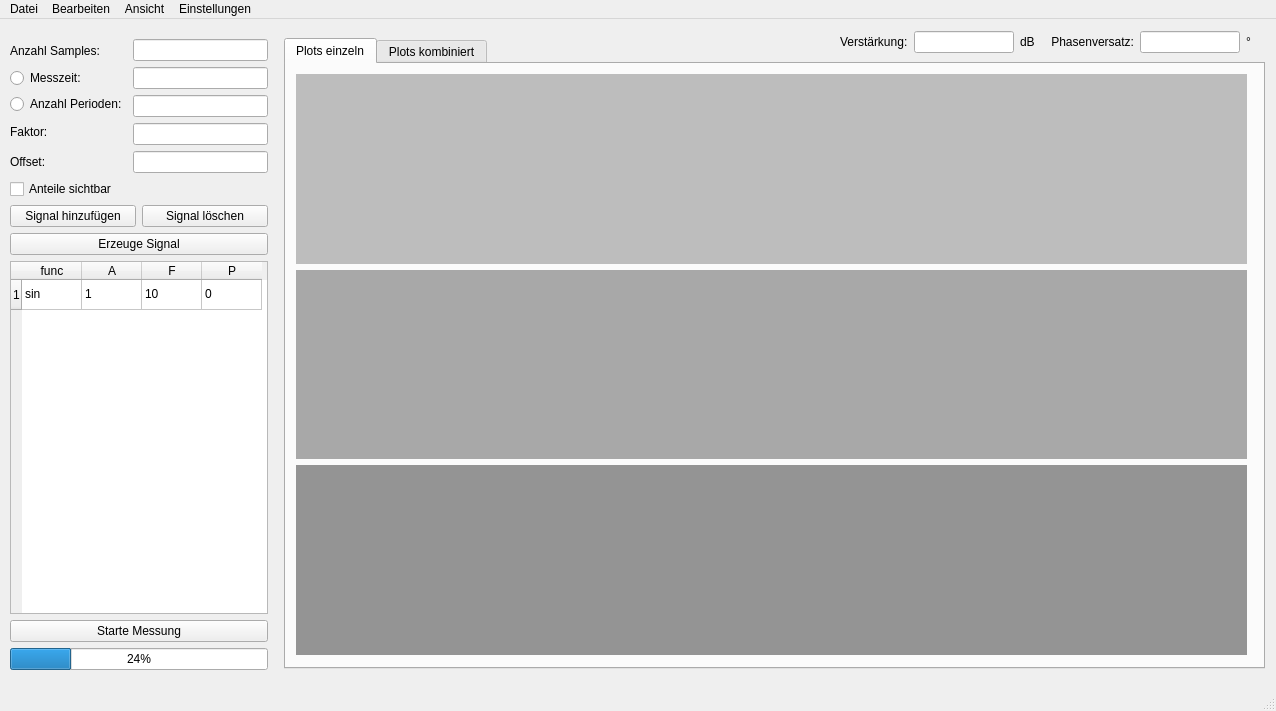
<?xml version="1.0" encoding="UTF-8"?>
<ui version="4.0">
 <class>MainWindow</class>
 <widget class="QMainWindow" name="MainWindow">
  <property name="geometry">
   <rect>
    <x>0</x>
    <y>0</y>
    <width>1276</width>
    <height>711</height>
   </rect>
  </property>
  <property name="windowTitle">
   <string>MainWindow</string>
  </property>
  <widget class="QWidget" name="centralwidget">
   <widget class="QWidget" name="verticalLayoutWidget">
    <property name="geometry">
     <rect>
      <x>10</x>
      <y>20</y>
      <width>258</width>
      <height>631</height>
     </rect>
    </property>
    <layout class="QVBoxLayout" name="verticalLayout_2">
     <item>
      <layout class="QHBoxLayout" name="horizontalLayout_7">
       <item>
        <layout class="QVBoxLayout" name="verticalLayout_5">
         <item>
          <widget class="QLabel" name="label">
           <property name="text">
            <string>Anzahl Samples:</string>
           </property>
          </widget>
         </item>
         <item>
          <widget class="QRadioButton" name="radioButton_t">
           <property name="text">
            <string>Messzeit:</string>
           </property>
          </widget>
         </item>
         <item>
          <widget class="QRadioButton" name="radioButton_n">
           <property name="text">
            <string>Anzahl Perioden:</string>
           </property>
          </widget>
         </item>
         <item>
          <widget class="QLabel" name="label_3">
           <property name="text">
            <string>Faktor:</string>
           </property>
          </widget>
         </item>
         <item>
          <widget class="QLabel" name="label_2">
           <property name="text">
            <string>Offset:</string>
           </property>
          </widget>
         </item>
        </layout>
       </item>
       <item>
        <layout class="QVBoxLayout" name="verticalLayout">
         <item>
          <widget class="QLineEdit" name="lineEdit_n_samp">
           <property name="toolTip">
            <string>Anzahl Samples des Signalgenerator in 2er Pozenten</string>
           </property>
          </widget>
         </item>
         <item>
          <widget class="QLineEdit" name="lineEdit_t_mess">
           <property name="toolTip">
            <string>Messzeit des gesammten Signals</string>
           </property>
          </widget>
         </item>
         <item>
          <widget class="QLineEdit" name="lineEdit_n_periods">
           <property name="toolTip">
            <string>Anzahl Perioden des ersten Signals</string>
           </property>
           <property name="text">
            <string/>
           </property>
          </widget>
         </item>
         <item>
          <widget class="QLineEdit" name="lineEdit_faktor">
           <property name="toolTip">
            <string>Faktor über das gesammte Signal</string>
           </property>
          </widget>
         </item>
         <item>
          <widget class="QLineEdit" name="lineEdit_offset">
           <property name="toolTip">
            <string>Offset des Signals in Volt</string>
           </property>
          </widget>
         </item>
        </layout>
       </item>
      </layout>
     </item>
     <item>
      <widget class="QCheckBox" name="checkBox_anteile">
       <property name="toolTip">
        <string>Zeigt die Anteile der Fourierreihe als Einzelplots</string>
       </property>
       <property name="text">
        <string>Anteile sichtbar</string>
       </property>
      </widget>
     </item>
     <item>
      <layout class="QHBoxLayout" name="horizontalLayout">
       <item>
        <widget class="QPushButton" name="btn_add_sig">
         <property name="toolTip">
          <string>Neues Signal zur Liste hinzufügen</string>
         </property>
         <property name="text">
          <string>Signal hinzufügen</string>
         </property>
        </widget>
       </item>
       <item>
        <widget class="QPushButton" name="btn_del_sig">
         <property name="toolTip">
          <string>Letztes Signal aus der Liste löschen</string>
         </property>
         <property name="text">
          <string>Signal löschen</string>
         </property>
        </widget>
       </item>
      </layout>
     </item>
     <item>
      <widget class="QPushButton" name="btn_make_sig">
       <property name="toolTip">
        <string>Fourierreihe erstellen und Signalsgenerator konfigurieren</string>
       </property>
       <property name="text">
        <string>Erzeuge Signal</string>
       </property>
      </widget>
     </item>
     <item>
      <widget class="QTableWidget" name="tableWidget">
       <property name="enabled">
        <bool>true</bool>
       </property>
       <property name="baseSize">
        <size>
         <width>0</width>
         <height>0</height>
        </size>
       </property>
       <property name="toolTip">
        <string>Funktionen in der Tabelle werden zur Fourierreihe addiert</string>
       </property>
       <property name="statusTip">
        <string>Mögliche Signale: sin, cos, square, triangle, rampup, rampdown</string>
       </property>
       <property name="iconSize">
        <size>
         <width>0</width>
         <height>0</height>
        </size>
       </property>
       <attribute name="horizontalHeaderDefaultSectionSize">
        <number>60</number>
       </attribute>
       <row>
        <property name="text">
         <string>1</string>
        </property>
       </row>
       <column>
        <property name="text">
         <string notr="true">func</string>
        </property>
       </column>
       <column>
        <property name="text">
         <string>A</string>
        </property>
       </column>
       <column>
        <property name="text">
         <string>F</string>
        </property>
       </column>
       <column>
        <property name="text">
         <string>P</string>
        </property>
       </column>
       <item row="0" column="0">
        <property name="text">
         <string>sin</string>
        </property>
       </item>
       <item row="0" column="1">
        <property name="text">
         <string>1</string>
        </property>
       </item>
       <item row="0" column="2">
        <property name="text">
         <string>10</string>
        </property>
       </item>
       <item row="0" column="3">
        <property name="text">
         <string>0</string>
        </property>
       </item>
      </widget>
     </item>
     <item>
      <widget class="QPushButton" name="btn_start">
       <property name="toolTip">
        <string>Signalgenerator und Osziloskop starten</string>
       </property>
       <property name="text">
        <string>Starte Messung</string>
       </property>
      </widget>
     </item>
     <item>
      <widget class="QProgressBar" name="progressBar">
       <property name="value">
        <number>24</number>
       </property>
      </widget>
     </item>
    </layout>
   </widget>
   <widget class="QTabWidget" name="tabWidget">
    <property name="geometry">
     <rect>
      <x>284</x>
      <y>19</y>
      <width>981</width>
      <height>631</height>
     </rect>
    </property>
    <property name="currentIndex">
     <number>0</number>
    </property>
    <widget class="QWidget" name="tab">
     <attribute name="title">
      <string>Plots einzeln</string>
     </attribute>
     <widget class="QWidget" name="verticalLayoutWidget_2">
      <property name="geometry">
       <rect>
        <x>10</x>
        <y>10</y>
        <width>951</width>
        <height>581</height>
       </rect>
      </property>
      <layout class="QVBoxLayout" name="verticalLayout_3">
       <item>
        <widget class="QWidget" name="widget_11" native="true">
         <property name="styleSheet">
          <string notr="true">background-color: rgb(189, 189, 189);</string>
         </property>
        </widget>
       </item>
       <item>
        <widget class="QWidget" name="widget_12" native="true">
         <property name="styleSheet">
          <string notr="true">background-color: rgb(168, 168, 168);</string>
         </property>
        </widget>
       </item>
       <item>
        <widget class="QWidget" name="widget_13" native="true">
         <property name="styleSheet">
          <string notr="true">background-color: rgb(148, 148, 148);</string>
         </property>
        </widget>
       </item>
      </layout>
     </widget>
    </widget>
    <widget class="QWidget" name="tab_2">
     <attribute name="title">
      <string>Plots kombiniert</string>
     </attribute>
     <widget class="QWidget" name="widget_21" native="true">
      <property name="geometry">
       <rect>
        <x>10</x>
        <y>10</y>
        <width>961</width>
        <height>381</height>
       </rect>
      </property>
      <property name="styleSheet">
       <string notr="true">background-color: rgb(189, 189, 189);</string>
      </property>
     </widget>
     <widget class="QWidget" name="widget_22" native="true">
      <property name="geometry">
       <rect>
        <x>10</x>
        <y>400</y>
        <width>961</width>
        <height>191</height>
       </rect>
      </property>
      <property name="styleSheet">
       <string notr="true">background-color: rgb(189, 189, 189);</string>
      </property>
     </widget>
    </widget>
   </widget>
   <widget class="QWidget" name="">
    <property name="geometry">
     <rect>
      <x>840</x>
      <y>10</y>
      <width>411</width>
      <height>26</height>
     </rect>
    </property>
    <layout class="QHBoxLayout" name="horizontalLayout_2">
     <item>
      <widget class="QLabel" name="label_4">
       <property name="text">
        <string>Verstärkung:</string>
       </property>
      </widget>
     </item>
     <item>
      <widget class="QLineEdit" name="lineEdit_verstaerkung"/>
     </item>
     <item>
      <widget class="QLabel" name="label_5">
       <property name="text">
        <string>dB     Phasenversatz:</string>
       </property>
      </widget>
     </item>
     <item>
      <widget class="QLineEdit" name="lineEdit_phase"/>
     </item>
     <item>
      <widget class="QLabel" name="label_6">
       <property name="text">
        <string>°</string>
       </property>
      </widget>
     </item>
    </layout>
   </widget>
  </widget>
  <widget class="QMenuBar" name="menubar">
   <property name="geometry">
    <rect>
     <x>0</x>
     <y>0</y>
     <width>1276</width>
     <height>26</height>
    </rect>
   </property>
   <widget class="QMenu" name="menuDatei">
    <property name="title">
     <string>Datei</string>
    </property>
    <addaction name="actionNeu"/>
    <addaction name="actionConfig_speichern"/>
    <addaction name="actionConfig_laden"/>
    <addaction name="separator"/>
    <addaction name="actionExport_als_png"/>
    <addaction name="actionExport_als_csv"/>
    <addaction name="separator"/>
    <addaction name="actionSchliessen"/>
   </widget>
   <widget class="QMenu" name="menuBearbeiten">
    <property name="title">
     <string>Bearbeiten</string>
    </property>
    <addaction name="actionAlle_Signale_del"/>
    <addaction name="actionErweiterte_Fourierreihe"/>
   </widget>
   <widget class="QMenu" name="menuEinstellungen">
    <property name="title">
     <string>Einstellungen</string>
    </property>
    <widget class="QMenu" name="menuKanal_w_hlen">
     <property name="title">
      <string>Signalgenerator Kanal wählen</string>
     </property>
     <addaction name="actionKannal_1"/>
     <addaction name="actionKannal_2"/>
    </widget>
    <addaction name="actionAD_verbinden"/>
    <addaction name="menuKanal_w_hlen"/>
    <addaction name="actionAnzahl_Samples_nur_2er_Potenzen"/>
   </widget>
   <widget class="QMenu" name="menuAnsicht">
    <property name="title">
     <string>Ansicht</string>
    </property>
    <addaction name="actionDark_Mode"/>
   </widget>
   <addaction name="menuDatei"/>
   <addaction name="menuBearbeiten"/>
   <addaction name="menuAnsicht"/>
   <addaction name="menuEinstellungen"/>
  </widget>
  <widget class="QStatusBar" name="statusbar"/>
  <action name="actionAlle_Signale_del">
   <property name="text">
    <string>Alle Signale löschen</string>
   </property>
  </action>
  <action name="actionConfig_speichern">
   <property name="text">
    <string>Konfiguration speichern</string>
   </property>
  </action>
  <action name="actionConfig_laden">
   <property name="text">
    <string>Konfiguration laden</string>
   </property>
  </action>
  <action name="actionSchliessen">
   <property name="text">
    <string>Schliessen</string>
   </property>
  </action>
  <action name="actionExport_als_csv">
   <property name="text">
    <string>Export als .csv</string>
   </property>
  </action>
  <action name="actionExport_als_png">
   <property name="text">
    <string>Export als .png</string>
   </property>
  </action>
  <action name="actionDark_Mode">
   <property name="checkable">
    <bool>true</bool>
   </property>
   <property name="text">
    <string>Dark Mode</string>
   </property>
   <property name="toolTip">
    <string>Stil der Anwendung</string>
   </property>
   <property name="statusTip">
    <string>Wird nach abspeichern der Konfiguration und neustart der Applikation übernommen</string>
   </property>
  </action>
  <action name="actionAD_verbinden">
   <property name="text">
    <string>Analog Discovery verbinden</string>
   </property>
  </action>
  <action name="actionErweiterte_Fourierreihe">
   <property name="text">
    <string>Konvertiere zu Sinusreihe</string>
   </property>
  </action>
  <action name="actionKannal_1">
   <property name="checkable">
    <bool>true</bool>
   </property>
   <property name="checked">
    <bool>true</bool>
   </property>
   <property name="text">
    <string>Kannal 1</string>
   </property>
  </action>
  <action name="actionKannal_2">
   <property name="checkable">
    <bool>true</bool>
   </property>
   <property name="text">
    <string>Kannal 2</string>
   </property>
  </action>
  <action name="actionNeu">
   <property name="text">
    <string>Neu</string>
   </property>
  </action>
  <action name="actionAnzahl_Samples_nur_2er_Potenzen">
   <property name="checkable">
    <bool>true</bool>
   </property>
   <property name="checked">
    <bool>true</bool>
   </property>
   <property name="text">
    <string>Anzahl Samples nur 2er Potenzen</string>
   </property>
  </action>
 </widget>
 <resources/>
 <connections/>
</ui>
